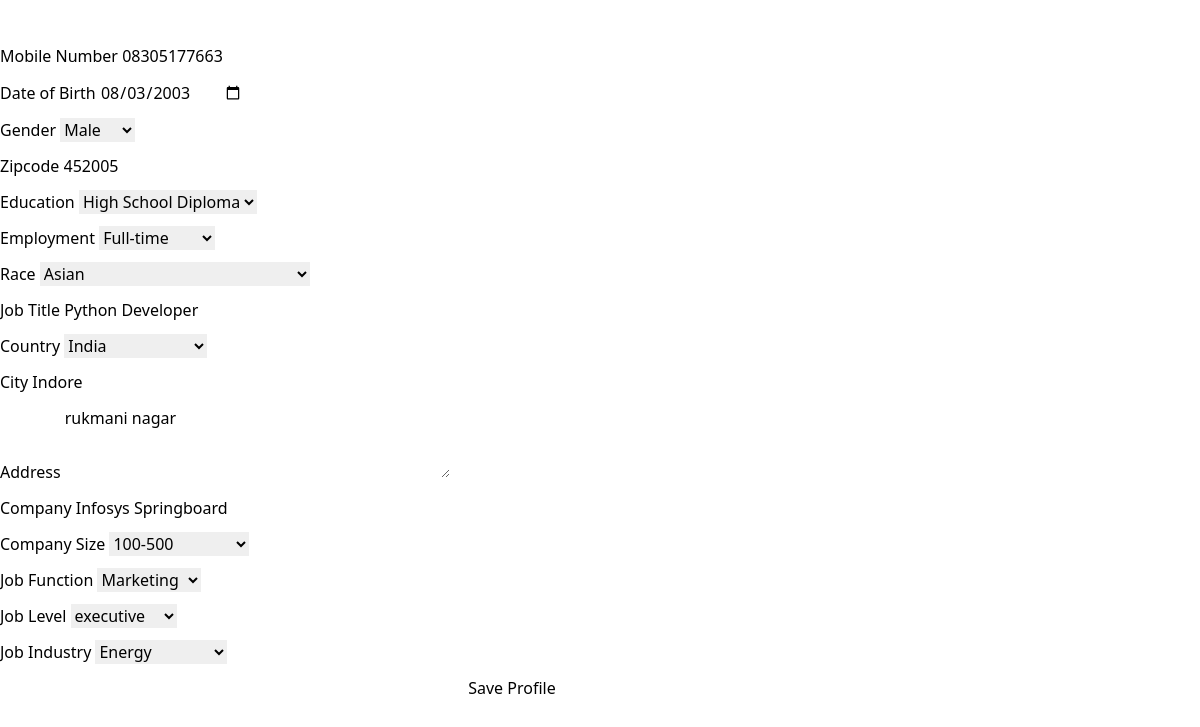
Page /respondent/complete_profile/ (signed in) on the committed database.
### respondent_app/models.py (models this page shows, shortened)
class Respondent(models.Model):
    user = models.OneToOneField(User, on_delete=models.CASCADE)
    GENDER_CHOICES = [('Male', 'Male'), ('Female', 'Female'), ('Other', 'Other')]
    EDUCATION_CHOICES = [('High School Diploma', 'High School Diploma'), ('Bachelor\'s Degree', 'Bachelor\'s Degree'), ('Master\'s Degree', 'Master\'s Degree'), ('Doctoral Degree', 'Doctoral Degree'), ('Other', 'Other')]
    EMPLOYMENT_CHOICES = [('Full-time', 'Full-time'), ('Part-time', 'Part-time'), ('Freelancer', 'Freelancer'), ('Unemployed', 'Unemployed'), ('Other', 'Other')]
    RACE_CHOICES = [('South Asian', 'South Asian'), ('Asian', 'Asian'), ('Black or African American', 'Black or African American'), ('Hispanic or Latino', 'Hispanic or Latino'), ('Native American or Alaska Native', 'Native American or Alaska Native'), ('White', 'White'), ('Other', 'Other')]
    COUNTRY_CHOICES = [('India', 'India'), ('United States', 'United States'), ('United Kingdom', 'United Kingdom'), ('Canada', 'Canada'), ('Australia', 'Australia'), ('Germany', 'Germany'), ('France', 'France')]
    COMPANY_SIZE_CHOICES = [('less than 10', 'less than 10'), ('10-50', '10-50'), ('50-100', '50-100'), ('100-500', '100-500'), ('500-1000', '500-1000'), ('more than 1000', 'more than 1000')]
    JOB_LEVEL_CHOICES = [('entry level', 'entry level'), ('mid level', 'mid level'), ('senior level', 'senior level'), ('executive', 'executive'), ('other', 'other')]
    JOB_FUNCTION_CHOICES = [('IT', 'IT'), ('Finance', 'Finance'), ('Marketing', 'Marketing'), ('Sales', 'Sales'), ('Operations', 'Operations'), ('HR', 'HR'), ('other', 'other')]
    JOB_INDUSTRY_CHOICES = [('Technology', 'Technology'), ('Finance', 'Finance'), ('Healthcare', 'Healthcare'), ('Retail', 'Retail'), ('Manufacturing', 'Manufacturing'), ('Energy', 'Energy'), ('other', 'other')]
    mobile = models.CharField(max_length=20, blank=True, null=True)
    dob = models.DateField(blank=True, null=True)  # Date of Birth
    gender = models.CharField(max_length=10, choices=GENDER_CHOICES, blank=True, null=True)
    zipcode = models.CharField(max_length=10, blank=True, null=True)
    education = models.CharField(max_length=100, choices=EDUCATION_CHOICES, null=True, blank=True)
    employment = models.CharField(max_length=100, choices=EMPLOYMENT_CHOICES, null=True, blank=True)
    race = models.CharField(max_length=100, choices=RACE_CHOICES, null=True, blank=True)
    job_title = models.CharField(max_length=100, null=True, blank=True)
    country = models.CharField(max_length=100, choices=COUNTRY_CHOICES, null=True, blank=True)
    city = models.CharField(max_length=100, null=True, blank=True)
    address = models.TextField(null=True, blank=True)
    company = models.CharField(max_length=100, null=True, blank=True)
    company_size = models.CharField(max_length=100, choices=COMPANY_SIZE_CHOICES, null=True, blank=True)
    job_function = models.CharField(max_length=100, choices=JOB_FUNCTION_CHOICES, null=True, blank=True)
    job_industry = models.CharField(max_length=100, choices=JOB_INDUSTRY_CHOICES, null=True, blank=True)
    job_level = models.CharField(max_length=100, choices=JOB_LEVEL_CHOICES, null=True, blank=True)

### respondent_app/views.py (the view)
# urls.py: path('complete_profile/', complete_respondent_profile, name='complete_profile'),
@login_required
def complete_respondent_profile(request):
    try:
        respondent = request.user.respondent
        if request.method == 'POST':
            form = RespondentProfileForm(request.POST, instance=respondent)
            if form.is_valid():
                form.save()
                return redirect('respondent_app:dashboard')  # Redirect to dashboard after profile completion
        else:
            form = RespondentProfileForm(instance=respondent)
        return render(request, 'respondent_app/complete_profile.html', {'form': form})
    except Respondent.DoesNotExist:
        if request.method == 'POST':
            form = RespondentProfileForm(request.POST)
            if form.is_valid():
                respondent = form.save(commit=False)
                respondent.user = request.user
                respondent.save()
                return redirect('respondent_app:dashboard')
        else:
            form = RespondentProfileForm()
        return render(request, 'respondent_app/complete_profile.html', {'form': form})

### respondent_app/forms.py
class RespondentProfileForm(forms.ModelForm):
    class Meta:
        model = Respondent
        fields = [
            'mobile', 'dob', 'gender', 'zipcode',
            'education', 'employment', 'race',
            'job_title', 'country', 'city', 'address',
            'company', 'company_size', 'job_function',
            'job_industry', 'job_level'
        ]
        widgets = {
            'dob': forms.DateInput(attrs={'type': 'date'}),
            'address': forms.Textarea(attrs={'rows': 3}),
        }

### templates/respondent_app/complete_profile.html (shortened to what this page needs)
{% extends 'respondent_app/base.html' %}
{% block content %}
<div class="container mt-5">
    <div class="row justify-content-center">
        <div class="col-md-8">
            <div class="card">
                <div class="card-header bg-primary text-white">
                    <h2 class="text-center mb-0">Complete Your Profile</h2>
                </div>
                <div class="card-body">
                    <form method="post">
                        <div class="row">
                            <div class="col-md-6">
                                <div class="form-group mb-3">
                                    <label>Mobile Number</label>
                                    {{ form.mobile }}
                                </div>
                                <div class="form-group mb-3">
                                    <label>Date of Birth</label>
                                    {{ form.dob }}
                                </div>
                                <div class="form-group mb-3">
                                    <label>Gender</label>
                                    {{ form.gender }}
                                </div>
                                <div class="form-group mb-3">
                                    <label>Zipcode</label>
                                    {{ form.zipcode }}
                                </div>
                                <div class="form-group mb-3">
                                    <label>Education</label>
                                    {{ form.education }}
                                </div>
                            </div>
                            <div class="col-md-6">
                                <div class="form-group mb-3">
                                    <label>Employment</label>
                                    {{ form.employment }}
                                </div>
                                <div class="form-group mb-3">
                                    <label>Race</label>
                                    {{ form.race }}
                                </div>
                                <div class="form-group mb-3">
                                    <label>Job Title</label>
                                    {{ form.job_title }}
                                </div>
                                <div class="form-group mb-3">
                                    <label>Country</label>
                                    {{ form.country }}
                                </div>
                                <div class="form-group mb-3">
                                    <label>City</label>
                                    {{ form.city }}
                                </div>
                            </div>
                        </div>
                        <div class="row">
                            <div class="col-12">
                                <div class="form-group mb-3">
                                    <label>Address</label>
                                    {{ form.address }}
                                </div>
                                <div class="form-group mb-3">
                                    <label>Company</label>
                                    {{ form.company }}
                                </div>
                                <div class="row">
                                    <div class="col-md-4">
                                        <div class="form-group mb-3">
                                            <label>Company Size</label>
                                            {{ form.company_size }}
                                        </div>
                                    </div>
                                    <div class="col-md-4">
                                        <div class="form-group mb-3">
                                            <label>Job Function</label>
                                            {{ form.job_function }}
                                        </div>
                                    </div>
                                    <div class="col-md-4">
                                        <div class="form-group mb-3">
                                            <label>Job Level</label>
                                            {{ form.job_level }}
                                        </div>
                                    </div>
                                </div>
                                <div class="form-group mb-3">
                                    <label>Job Industry</label>
                                    {{ form.job_industry }}
                                </div>
                            </div>
                        </div>
                        <div class="text-center">
                            <button type="submit" class="btn btn-primary btn-lg">Save Profile</button>
                        </div>
                    </form>
                </div>
            </div>
        </div>
    </div>
</div>
{% endblock %}

### rows in the picture
Respondent: mobile "08305177663", dob "08/03/2003", gender "Male", zipcode "452005", education "High School Diploma", employment "Full-time", race "Asian", job_title "Python Developer", country "India", city "Indore", address "rukmani nagar", company "Infosys Springboard", company_size "100-500", job_function "Marketing", job_level "executive", job_industry "Energy"
